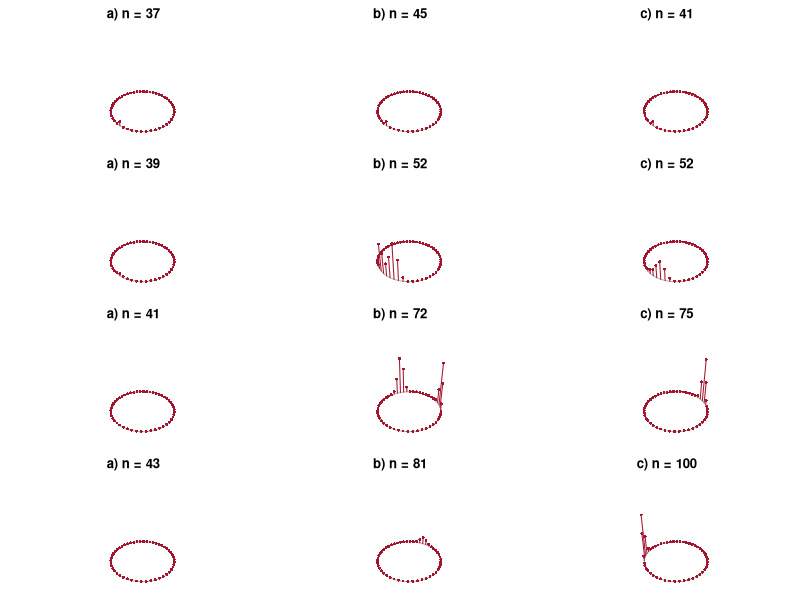

Reproduce this figure in R.
# Abb. 2.21: zweite Anregung der Zelle 36 im Ringmodell (Buch, Abschnitt 2.5, Gl. 2.34)
# Szenario a) n* = 37: Signal erlischt;  b) n* = 45: breitet sich in beide Richtungen aus;  c) n* = 41: kreist dauerhaft
# (c) 2026 Philipp Kügler · Programm zum Buch „Dynamische Systeme in den Lebenswissenschaften“ · MIT-Lizenz (siehe LICENSE)
a <- 0.89; b <- 0.6; c <- 0.28; k <- 0.02; d <- 0.4
f1 <- function(y1, y2) y1^2 * exp(y2 - y1) + k

# Ruhezustand: einzelne Zelle 180 Schritte lang ab (0.2, c/(1 - a)) rechnen
y1r <- 0.2; y2r <- c / (1 - a)
for (j in 1:180) { y1neu <- f1(y1r, y2r); y2r <- a * y2r - b * y1r + c; y1r <- y1neu }

ring <- function(n_stoer = -1, Z = 50, schritte = 201) {
  # Ring aus Z Zellen; Zelle 1 startet erregt (0.3), optional zweite Anregung der Zelle 36 nach n_stoer Schritten
  Y1 <- matrix(y1r, schritte + 1, Z); Y2 <- matrix(y2r, schritte + 1, Z)   # Zeile n+1 = Zeitschritt n
  Y1[1, 1] <- 0.3
  rechts <- c(2:Z, 1); links <- c(Z, 1:(Z - 1))                          # Nachbarn auf dem Ring
  for (n in 0:(schritte - 1)) {
    F <- f1(Y1[n + 1, ], Y2[n + 1, ])
    Y1[n + 2, ] <- (1 - d) * F + d / 2 * (F[rechts] + F[links])
    Y2[n + 2, ] <- a * Y2[n + 1, ] - b * Y1[n + 1, ] + c
    if (n + 1 == n_stoer) Y1[n + 2, 36] <- 0.3                         # zweite Anregung der Zelle 36
  }
  Y1
}
stamm <- function(werte, titel) {        # Säulen über den Zellen des Rings (räumliche Darstellung)
  w <- seq(0, 2 * pi, length.out = 51)[1:50]; cx <- cos(w); cy <- sin(w)
  pm <- persp(c(-1.1, 1.1), c(-1.1, 1.1), matrix(0, 2, 2), zlim = c(0, 4.5), theta = 20, phi = 25,
              border = NA, box = FALSE, main = titel)
  unten <- trans3d(cx, cy, 0, pm); oben <- trans3d(cx, cy, werte, pm)
  lines(trans3d(c(cx, cx[1]), c(cy, cy[1]), 0, pm), col = "grey70")
  segments(unten$x, unten$y, oben$x, oben$y, col = rgb(0.64, 0.08, 0.18))
  points(oben, pch = 16, cex = 0.6, col = rgb(0.64, 0.08, 0.18))
}

szenarien <- list(list("a", 37, c(37, 39, 41, 43)), list("b", 45, c(45, 52, 72, 81)), list("c", 41, c(41, 52, 75, 100)))
par(mfcol = c(4, 3), mar = c(0, 0, 2, 0))
for (sz in szenarien) {
  Y1 <- ring(sz[[2]])
  cat(sprintf("Szenario %s) n* = %d: erregte Zellen nach 200 Schritten: [%s]\n", sz[[1]], sz[[2]], paste(which(Y1[201, ] > 1), collapse = ", ")))
  for (n in sz[[3]]) stamm(Y1[n + 1, ], sprintf("%s) n = %d", sz[[1]], n))
}
